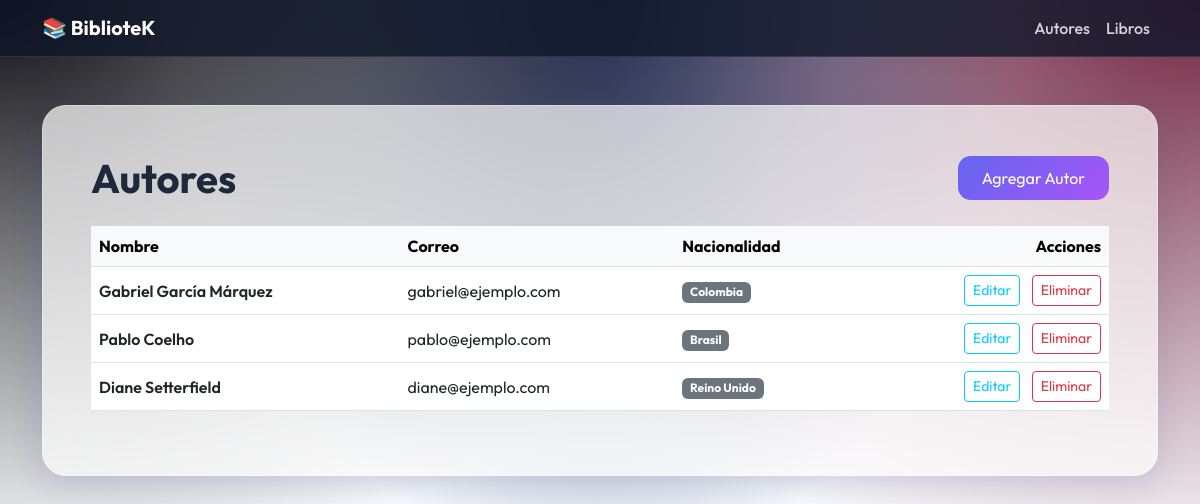
The page /autores/ on the database its author committed.
### gestion/models.py (models this page shows, shortened)
class Autor(models.Model):
    nombre = models.CharField(max_length=100)
    correo = models.EmailField(unique=True)
    nacionalidad = models.CharField(max_length=50)
    fecha_nacimiento = models.DateField()
    biografia = models.TextField(blank=True, null=True)

### gestion/views.py (the view)
# urls.py: path('autores/', views.lista_autores, name='lista_autores'),
def lista_autores(request):
    autores = Autor.objects.all()
    return render(request, 'gestion/lista_autores.html', {'autores': autores})

### gestion/templates/gestion/lista_autores.html (shortened to what this page needs)
{% extends 'gestion/base.html' %}
{% block content %}
<div class="d-flex justify-content-between align-items-center mb-4">
    <h1 class="fw-bold mb-0">Autores</h1>
    <a href="{% url 'gestion:crear_autor' %}" class="btn btn-primary">
         Agregar Autor
    </a>
</div>
<div class="table-responsive">
    <table class="table table-hover align-middle">
        <thead class="table-light">
            <tr>
                <th>Nombre</th>
                <th>Correo</th>
                <th>Nacionalidad</th>
                <th class="text-end">Acciones</th>
            </tr>
        </thead>
        <tbody>
            {% for autor in autores %}
            <tr>
                <td class="fw-semibold">{{ autor.nombre }}</td>
                <td>{{ autor.correo }}</td>
                <td><span class="badge bg-secondary">{{ autor.nacionalidad }}</span></td>
                <td class="text-end">
                    <a href="{% url 'gestion:editar_autor' autor.pk %}" class="btn btn-sm btn-outline-info me-2">Editar</a>
                    <a href="{% url 'gestion:eliminar_autor' autor.pk %}" class="btn btn-sm btn-outline-danger">Eliminar</a>
                </td>
            </tr>
            {% empty %}
            <tr>
                <td colspan="4" class="text-center py-4 text-muted">No hay autores registrados.</td>
            </tr>
            {% endfor %}
        </tbody>
    </table>
</div>
{% endblock %}

### gestion/templates/gestion/base.html (style rules this page uses)
:root { --glass-bg: rgba(255, 255, 255, 0.7); --glass-border: rgba(255, 255, 255, 0.3); --primary-gradient: linear-gradient(135deg, #6366f1 0%, #a855f7 100%); }
body { font-family: 'Outfit', sans-serif; background: #f8fafc; background-image: radial-gradient(at 0% 0%, hsla(253,16%,7%,1) 0, transparent 50%), radial-gradient(at 50% 0%, hsla(225,39%,30%,1) 0, transparent 50%), radial-gradient(at 100% 0%, hsla(339,49%,30%,1) 0, transparent 50%); min-height: 100vh; color: #1e293b; }
.btn-primary { background: var(--primary-gradient); border: none; padding: 0.6rem 1.5rem; border-radius: 0.8rem; transition: transform 0.2s; }

### rows shown on the page
Autor: nombre "Gabriel García Márquez", correo "gabriel@ejemplo.com", nacionalidad "Colombia"
Autor: nombre "Pablo Coelho", correo "pablo@ejemplo.com", nacionalidad "Brasil"
Autor: nombre "Diane Setterfield", correo "diane@ejemplo.com", nacionalidad "Reino Unido"
